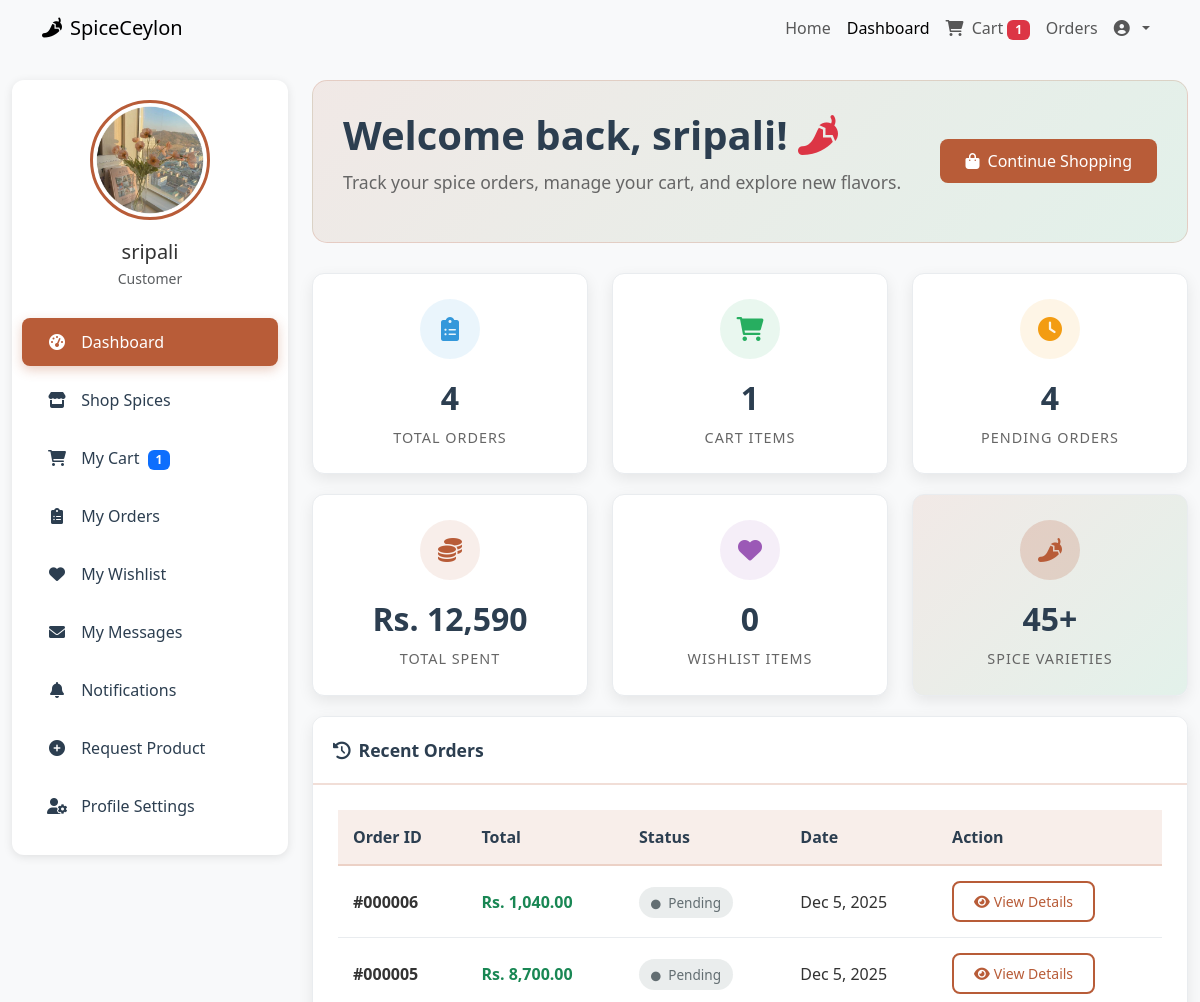
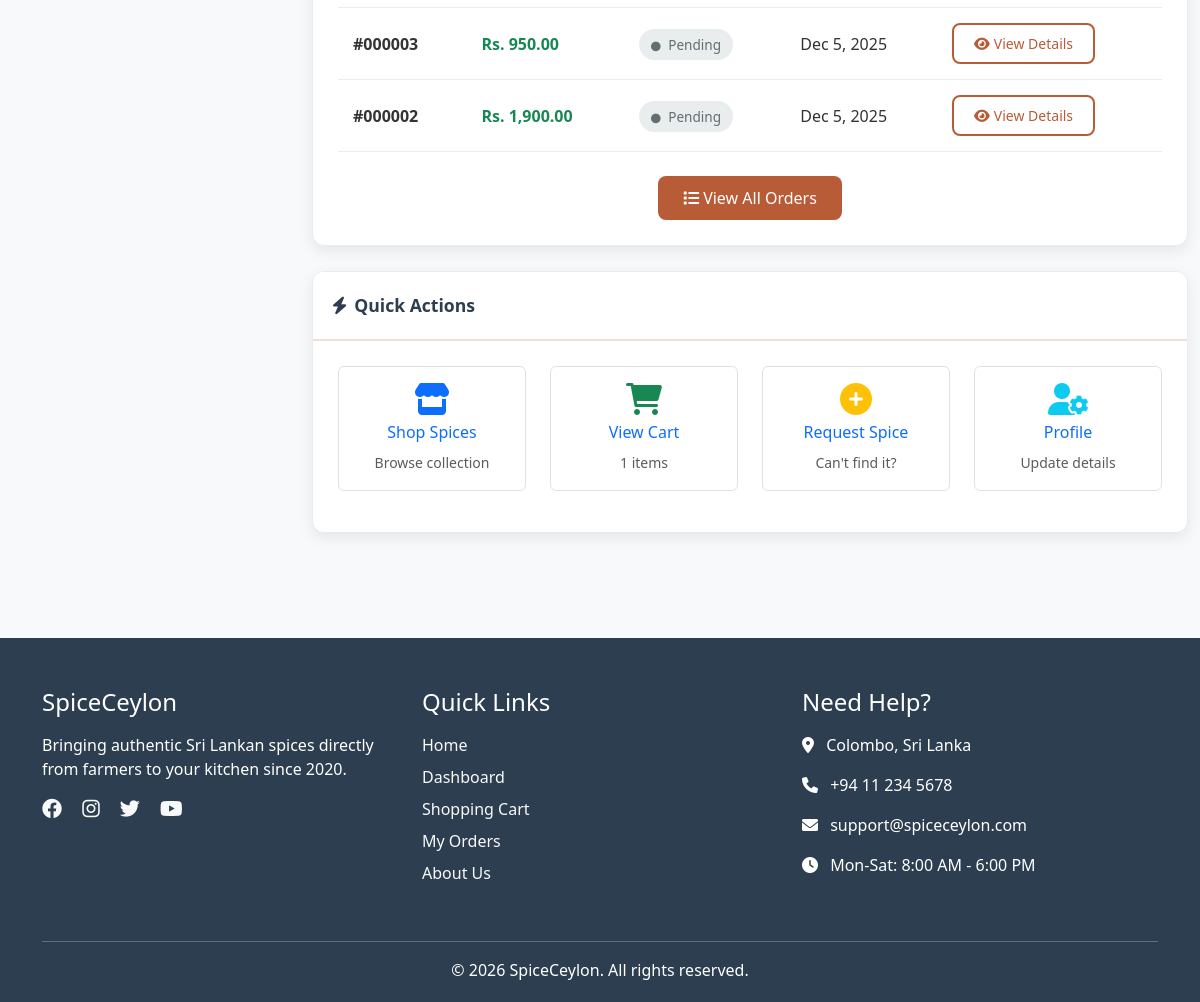
The app's page /customer/dashboard.php (signed in), older data (2 pictures, top to bottom).
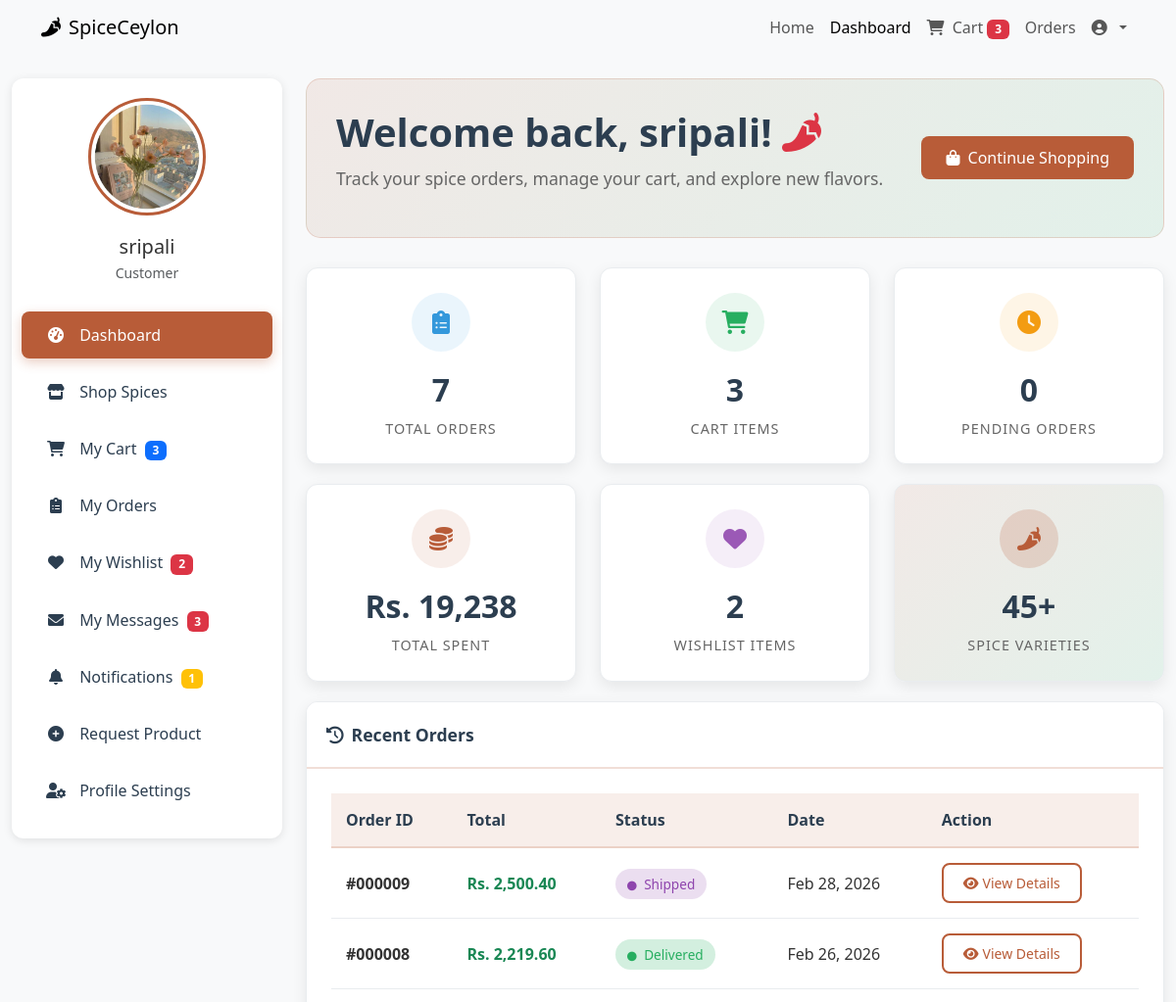
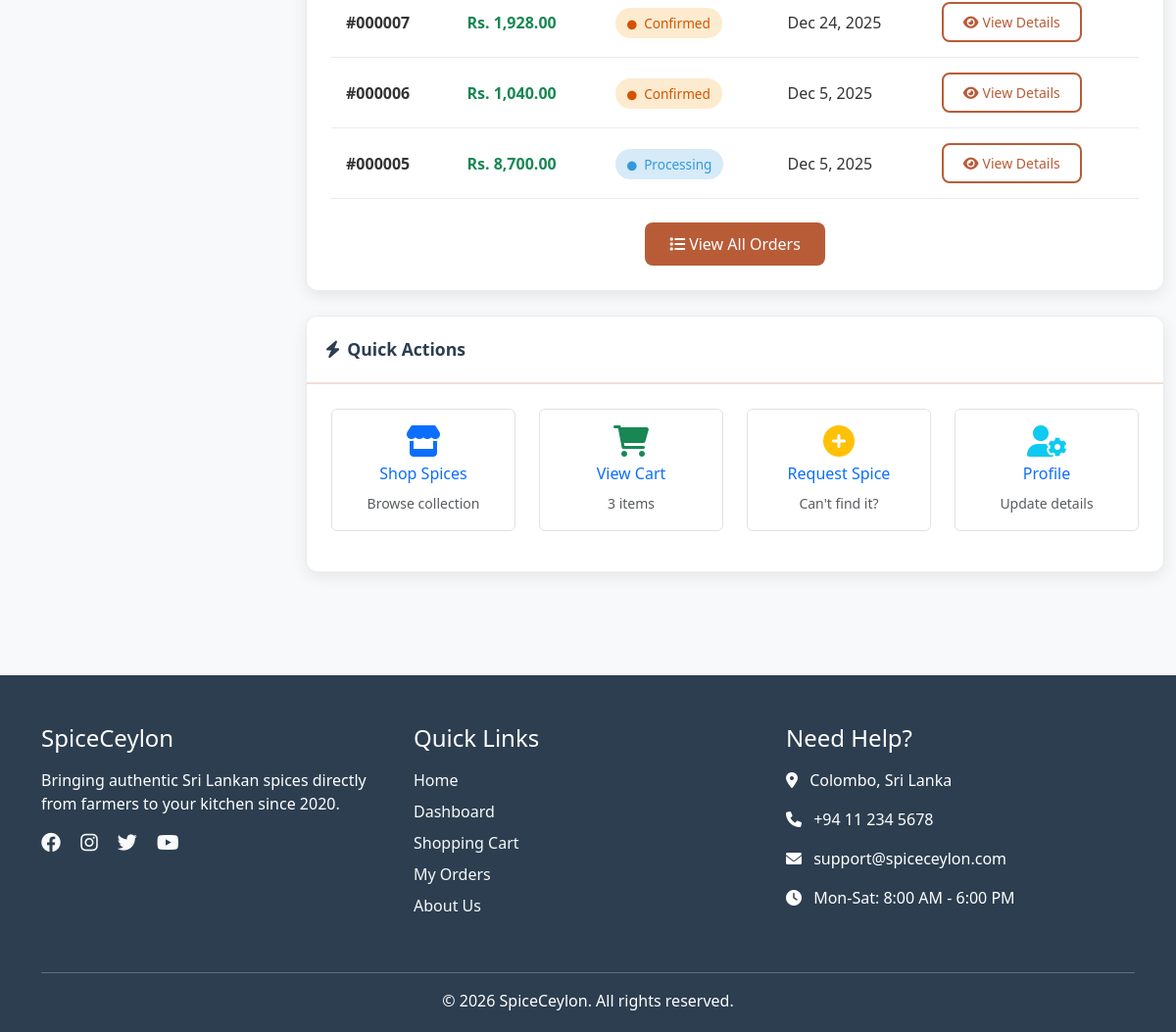
The same page, newer data (2 pictures, top to bottom).
### tables this page shows
CREATE TABLE `orders` (
  `order_id` int(11) NOT NULL,
  `customer_id` int(11) DEFAULT NULL,
  `total` decimal(10,2) DEFAULT NULL,
  `total_amount` decimal(10,2) DEFAULT NULL,
  `shipping_fee` decimal(10,2) DEFAULT 0.00,
  `final_total` decimal(10,2) DEFAULT NULL,
  `shipping_name` varchar(255) DEFAULT NULL,
  `shipping_phone` varchar(20) DEFAULT NULL,
  `shipping_address` varchar(255) DEFAULT NULL,
  `shipping_city` varchar(100) DEFAULT NULL,
  `shipping_postal` varchar(20) DEFAULT NULL,
  `payment_method` enum('cash_on_delivery','credit_card','paypal') DEFAULT 'cash_on_delivery',
  `payment_status` enum('pending','paid','failed') DEFAULT 'pending',
  `notes` text DEFAULT NULL,
  `admin_notes` text DEFAULT NULL,
  `status` enum('Pending','Processing','Completed','Cancelled','Shipped','Delivered','Confirmed') DEFAULT 'Pending',
  `is_deleted` tinyint(1) DEFAULT 0,
  `order_date` timestamp NOT NULL DEFAULT current_timestamp(),
  `created_at` timestamp NOT NULL DEFAULT current_timestamp(),
  `updated_at` timestamp NOT NULL DEFAULT current_timestamp() ON UPDATE current_timestamp()
);

### customer/dashboard.php (the view, shortened to what the changed rows need)
<?php
require_once '../config/db.php';
$customer_id = $_SESSION['user_id'];
$customer_query = "SELECT * FROM users WHERE user_id = ?";
$customer_stmt = $conn->prepare($customer_query);
$customer_stmt->bind_param("i", $customer_id);
$customer_stmt->execute();
$customer_result = $customer_stmt->get_result();
$customer = $customer_result->fetch_assoc();
$orders_query = "SELECT order_id, final_total, status, created_at FROM orders WHERE customer_id = ? ORDER BY order_id DESC LIMIT 5";
$orders_stmt = $conn->prepare($orders_query);
$orders_stmt->bind_param("i", $customer_id);
$orders_stmt->execute();
$orders_result = $orders_stmt->get_result();
$cart_query = "SELECT COUNT(*) as cart_count FROM cart WHERE customer_id = ?";
$cart_stmt = $conn->prepare($cart_query);
$cart_stmt->bind_param("i", $customer_id);
$cart_stmt->execute();
$cart_result = $cart_stmt->get_result();
$cart_count = $cart_result->fetch_assoc()['cart_count'];
$total_orders_query = "SELECT COUNT(*) as total FROM orders WHERE customer_id = ?";
$total_orders_stmt = $conn->prepare($total_orders_query);
$total_orders_stmt->bind_param("i", $customer_id);
$total_orders_stmt->execute();
$total_orders_result = $total_orders_stmt->get_result();
$total_orders = $total_orders_result->fetch_assoc()['total'];
$pending_orders_query = "SELECT COUNT(*) as pending FROM orders WHERE customer_id = ? AND status = 'Pending'";
$pending_orders_stmt = $conn->prepare($pending_orders_query);
$pending_orders_stmt->bind_param("i", $customer_id);
$pending_orders_stmt->execute();
$pending_orders_result = $pending_orders_stmt->get_result();
$pending_orders = $pending_orders_result->fetch_assoc()['pending'];
$total_spent_query = "SELECT COALESCE(SUM(final_total), 0) as total_spent FROM orders WHERE customer_id = ? AND status != 'Cancelled'";
$total_spent_stmt = $conn->prepare($total_spent_query);
$total_spent_stmt->bind_param("i", $customer_id);
$total_spent_stmt->execute();
$total_spent_result = $total_spent_stmt->get_result();
$total_spent = $total_spent_result->fetch_assoc()['total_spent'];
$wishlist_query = "SELECT COUNT(*) as wishlist_count FROM wishlist WHERE customer_id = ?";
$wishlist_stmt = $conn->prepare($wishlist_query);
$wishlist_stmt->bind_param("i", $customer_id);
$wishlist_stmt->execute();
$wishlist_result = $wishlist_stmt->get_result();
$wishlist_count = $wishlist_result->fetch_assoc()['wishlist_count'];
?>
<!DOCTYPE html>
<html lang="en">
<head>
    <link href="https://cdn.jsdelivr.net/npm/bootstrap@5.3.0/dist/css/bootstrap.min.css" rel="stylesheet">
    <link rel="stylesheet" href="https://cdnjs.cloudflare.com/ajax/libs/font-awesome/6.0.0/css/all.min.css">
</head>
<body>
    <nav class="navbar navbar-expand-lg">
        <div class="container">
            <div class="collapse navbar-collapse" id="navbarNav">
                <ul class="navbar-nav ms-auto">
                    <li class="nav-item">
                        <a class="nav-link" href="cart.php">
                            <i class="fas fa-shopping-cart me-1"></i> Cart
                            <?php if($cart_count > 0): ?>
                                <span class="badge bg-danger"><?php echo $cart_count; ?></span>
                            <?php endif; ?>
                        </a>
                    </li>
                </ul>
            </div>
        </div>
    </nav>
    <div class="container-fluid mt-4 dashboard-container">
        <div class="row">
            <div class="col-lg-3">
                <div class="sidebar">
                    <ul class="nav flex-column">
                        <li class="nav-item">
                            <a class="nav-link" href="cart.php">
                                <i class="fas fa-shopping-cart"></i>
                                My Cart
                                <?php if($cart_count > 0): ?>
                                    <span class="badge bg-primary ms-1"><?php echo $cart_count; ?></span>
                                <?php endif; ?>
                            </a>
                        </li>
                        <li class="nav-item">
                            <a class="nav-link" href="wishlist.php">
                                <i class="fas fa-heart"></i>
                                My Wishlist
                                <?php if($wishlist_count > 0): ?>
                                    <span class="badge bg-danger ms-1"><?php echo $wishlist_count; ?></span>
                                <?php endif; ?>
                            </a>
                        </li>
<li class="nav-item">
    <a class="nav-link" href="messages.php">
        <i class="fas fa-envelope"></i>
        My Messages
        <?php
        $unread_query = "SELECT COUNT(*) as count FROM messages WHERE receiver_id = ? AND receiver_role = 'customer' AND is_read = FALSE";
        $unread_stmt = $conn->prepare($unread_query);
        $unread_stmt->bind_param("i", $customer_id);
        $unread_stmt->execute();
        $unread_result = $unread_stmt->get_result();
        $unread_count = $unread_result->fetch_assoc()['count'];
        ?>
        <?php if($unread_count > 0): ?>
            <span class="badge bg-danger ms-1"><?php echo $unread_count; ?></span>
        <?php endif; ?>
    </a>
</li>
<li class="nav-item">
    <a class="nav-link" href="notifications.php">
        <i class="fas fa-bell"></i>
        Notifications
        <?php
        $unread_notif_query = "SELECT COUNT(DISTINCT n.notification_id) as count
                              FROM notifications n
                              LEFT JOIN user_notification_status uns ON n.notification_id = uns.notification_id AND uns.user_id = ?
                              WHERE (n.target_roles = 'all' OR n.target_roles = 'customers')
                              AND (uns.is_read IS NULL OR uns.is_read = FALSE)";
        $unread_notif_stmt = $conn->prepare($unread_notif_query);
        $unread_notif_stmt->bind_param("i", $customer_id);
        $unread_notif_stmt->execute();
        $unread_notif_result = $unread_notif_stmt->get_result();
        $unread_notif_count = $unread_notif_result->fetch_assoc()['count'];
        ?>
        <?php if($unread_notif_count > 0): ?>
            <span class="badge bg-warning ms-1"><?php echo $unread_notif_count; ?></span>
        <?php endif; ?>
    </a>
</li>
                    </ul>
                </div>
            </div>
            <div class="col-lg-9">
                <div class="welcome-banner">
                    <div class="d-flex justify-content-between align-items-center flex-wrap">
                        <div>
                            <h1 class="display-6">Welcome back, <?php echo htmlspecialchars($customer['name']); ?>! <i class="fas fa-pepper-hot text-danger"></i></h1>
                        </div>
                    </div>
                </div>
                <div class="row">
                    <div class="col-md-4 col-sm-6">
                        <div class="stat-card stat-orders">
                            <div class="stat-icon">
                                <i class="fas fa-clipboard-list"></i>
                            </div>
                            <div class="stat-value"><?php echo $total_orders; ?></div>
                            <div class="stat-label">Total Orders</div>
                        </div>
                    </div>
                    <div class="col-md-4 col-sm-6">
                        <div class="stat-card stat-cart">
                            <div class="stat-icon">
                                <i class="fas fa-shopping-cart"></i>
                            </div>
                            <div class="stat-value"><?php echo $cart_count; ?></div>
                            <div class="stat-label">Cart Items</div>
                        </div>
                    </div>
                    <div class="col-md-4 col-sm-6">
                        <div class="stat-card stat-pending">
                            <div class="stat-icon">
                                <i class="fas fa-clock"></i>
                            </div>
                            <div class="stat-value"><?php echo $pending_orders; ?></div>
                            <div class="stat-label">Pending Orders</div>
                        </div>
                    </div>
                    <div class="col-md-4 col-sm-6">
                        <div class="stat-card stat-spent">
                            <div class="stat-icon">
                                <i class="fas fa-coins"></i>
                            </div>
                            <div class="stat-value">Rs. <?php echo number_format($total_spent, 0); ?></div>
                            <div class="stat-label">Total Spent</div>
                        </div>
                    </div>
                    <div class="col-md-4 col-sm-6">
                        <div class="stat-card stat-wishlist">
                            <div class="stat-icon">
                                <i class="fas fa-heart"></i>
                            </div>
                            <div class="stat-value"><?php echo $wishlist_count; ?></div>
                            <div class="stat-label">Wishlist Items</div>
                        </div>
                    </div>
                </div>
                <div class="dashboard-card">
                    <div class="card-body">
                        <?php if($orders_result->num_rows > 0): ?>
                            <div class="table-responsive">
                                <table class="orders-table">
                                    <thead>
                                        <tr>
                                            <th>Order ID</th>
                                            <th>Total</th>
                                            <th>Status</th>
                                            <th>Date</th>
                                            <th>Action</th>
                                        </tr>
                                    </thead>
                                    <tbody>
                                        <?php while($order = $orders_result->fetch_assoc()):
                                            $status_class = 'status-' . strtolower($order['status']);
                                        ?>
                                        <tr>
                                            <td><strong>#<?php echo str_pad($order['order_id'], 6, '0', STR_PAD_LEFT); ?></strong></td>
                                            <td><span class="fw-bold text-success">Rs. <?php echo number_format($order['final_total'], 2); ?></span></td>
                                            <td>
                                                <span class="status-badge <?php echo $status_class; ?>">
                                                    <i class="fas fa-circle me-1" style="font-size: 0.6rem;"></i>
                                                    <?php echo $order['status']; ?>
                                                </span>
                                            </td>
                                            <td>
                                                <?php
                                                    if (isset($order['created_at'])) {
                                                        echo date('M j, Y', strtotime($order['created_at']));
                                                    } else {
                                                        echo 'N/A';
                                                    }
                                                ?>
                                            </td>
                                            <td>
                                                <a href="order_details.php?order_id=<?php echo $order['order_id']; ?>" class="btn btn-spice-outline btn-sm">
                                                    <i class="fas fa-eye me-1"></i>View Details
                                                </a>
                                            </td>
                                        </tr>
                                        <?php endwhile; ?>
                                    </tbody>
                                </table>
                            </div>
                        <?php endif; ?>
                    </div>
                </div>
                <div class="dashboard-card">
                    <div class="card-body">
                        <div class="row">
                            <div class="col-md-3 col-6 mb-3">
                                <a href="cart.php" class="text-decoration-none">
                                    <div class="text-center p-3 rounded border hover-shadow">
                                        <i class="fas fa-shopping-cart fa-2x text-success mb-2"></i>
                                        <h6>View Cart</h6>
                                        <small class="text-muted"><?php echo $cart_count; ?> items</small>
                                    </div>
                                </a>
                            </div>
                        </div>
                    </div>
                </div>
            </div>
        </div>
    </div>
</body>
</html>

Row changes from the older to the newer data that the page shows:
no longer on this page (row edited): orders: order_id "000003", final_total "950.00", status "Pending", created_at "Dec 5, 2025"
no longer on this page (row edited): orders: order_id "000002", final_total "1,900.00", status "Pending", created_at "Dec 5, 2025"
added orders: order_id "000009", final_total "2,500.40", status "Shipped", created_at "Feb 28, 2026"
added orders: order_id "000008", final_total "2,219.60", status "Delivered", created_at "Feb 26, 2026"
added orders: order_id "000007", final_total "1,928.00", status "Confirmed", created_at "Dec 24, 2025"
changed orders "000006": status "Pending" → "Confirmed"
changed orders "000005": status "Pending" → "Processing"
Text that changed along with them:
$cart_count: "1" → "3"
$wishlist_count: (not shown) → "2"
$unread_count: (not shown) → "3"
$unread_notif_count: (not shown) → "1"
$total_orders: "4" → "7"
$pending_orders: "4" → "0"
$total_spent: "12,590" → "19,238"
$wishlist_count: "0" → "2"
